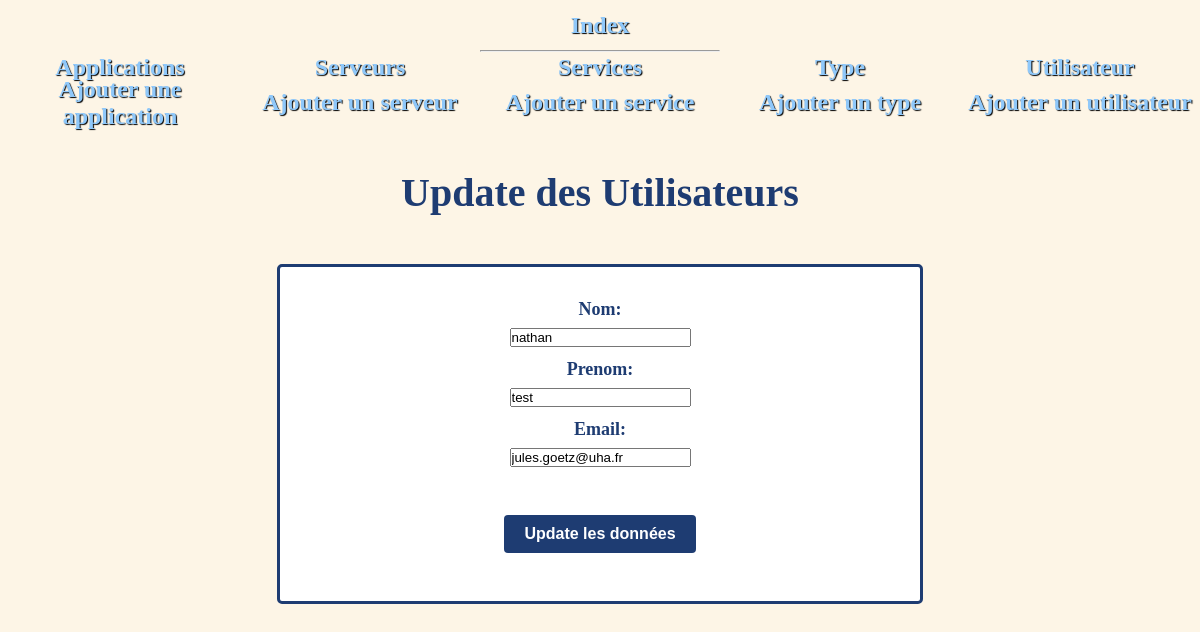
Page /adminsite/utilisateurs/update/1/ on the committed database.
### adminsite/models.py (models this page shows, shortened)
class Utilisateurs(models.Model):
    nom = models.CharField(max_length=30)
    prenom = models.CharField(max_length=30)
    email = models.EmailField(max_length=50)
    def dico(self):
        return {"nom": self.nom, "prenom": self.prenom,"email": self.email}

### adminsite/utilisateurs_views.py (the view)
# urls.py: path('utilisateurs/update/<int:id>/', utilisateurs_views.update),
def update(request, id):
    util = models.Utilisateurs.objects.get(pk=id)
    form = UtilisateursForms(util.dico())
    return render(request,"adminsite/utilisateurs/update.html",{"form":form, "id": id})

### adminsite/forms.py
class UtilisateursForms(ModelForm):
    class Meta:
        model = models.Utilisateurs
        fields = ('nom','prenom','email',)
        labels = {
            'nom': _('Nom'),
            'prenom':_('Prenom'),
            'email': _('Email'),
        }

### adminsite/templates/adminsite/utilisateurs/update.html (shortened to what this page needs)
<!DOCTYPE html>
<html lang="en">
    {% extends "adminsite/main.html" %}
    {% block content %}
    <h2> Update des Utilisateurs</h2>
<form method="post" action="/adminsite/utilisateurs/update_traitement/{{id}}/" enctype="multipart/form-data">
{{ form }}<br><br><br>
<input type="submit" value="Update les données" class="button">
</form>
{% endblock %}

### adminsite/static/adminsite/index.css (style rules this page uses)
* { padding: 0; margin: 0; }
body { text-align: center; background-color:oldlace; }
.button { display: inline-block; padding: 10px 20px; font-size: 16px; font-weight: bold; text-align: center; text-decoration: none; background-color: #1e3c72; color: #fff; border: none; border-radius: 4px; cursor: pointer; transition: background-color 0.3s ease; margin-top: 1%; margin-bottom: 4%; }
form { max-width: 50%; margin: 0 auto; padding: 20px; margin-top: 4%; margin-bottom: 1%; padding-bottom: 2%; background-color: #fff; border: 3px solid #1e3c72; border-radius: 5px; font-size: large; }
form label { display: block; font-weight: bolder; color: #1e3c72; padding-top: 2%; padding-bottom: 1%; }
h2 { color:#1e3c72; font-weight: bold; margin-top: 2%; font-size: 250%; margin-bottom: 2%; }

### rows in the picture
Utilisateurs: nom "nathan", prenom "test", email "jules.goetz@uha.fr"
